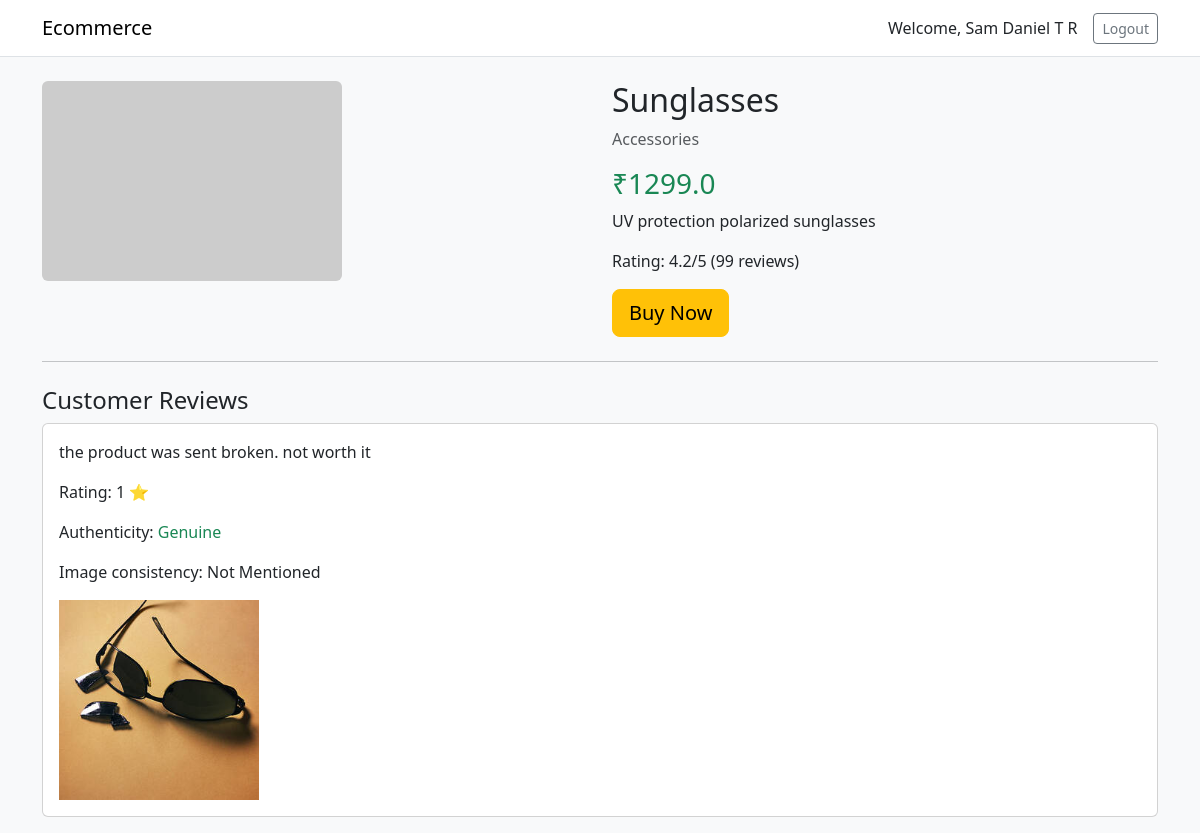
The page /product/45 (signed in) on the database its author committed.
### tables this page shows
CREATE TABLE users (
            user_id INTEGER PRIMARY KEY AUTOINCREMENT,
            name TEXT,
            email TEXT
        , password TEXT);

CREATE TABLE products (
            product_id INTEGER PRIMARY KEY AUTOINCREMENT,
            product_name TEXT,
            category TEXT,
            price REAL
        , image_url TEXT, description TEXT, rating REAL, review_count INTEGER);

CREATE TABLE reviews (
            review_id INTEGER PRIMARY KEY AUTOINCREMENT,
            order_id INTEGER,
            review_text TEXT,
            rating INTEGER,
            sentiment REAL,
            ml_prediction TEXT,
            trust_score REAL,
            status TEXT
        , authenticity TEXT, image_consistency TEXT, image_url TEXT);

### app.py (the view)
@app.route('/product/<int:product_id>')
def product_detail(product_id):
    user = get_logged_in_user()
    db = get_db()
    cursor = db.cursor()
    cursor.execute('SELECT product_id, product_name, category, price, image_url, description, rating, review_count FROM products WHERE product_id = ?', (product_id,))
    product = cursor.fetchone()
    cursor.execute('SELECT review_text, rating, authenticity, image_consistency, image_url FROM reviews WHERE order_id IN (SELECT order_id FROM orders WHERE product_id = ?)', (product_id,))
    reviews = cursor.fetchall()
    cursor.close()
    db.close()
    if product:
        product_data = {
            'product_id': product[0],
            'product_name': product[1],
            'category': product[2],
            'price': product[3],
            'image_url': product[4] or 'https://via.placeholder.com/300x200?text=Product',
            'description': product[5] or 'No description available.',
            'rating': product[6] or 0,
            'review_count': product[7] or 0
        }
        reviews_data = []
        for r in reviews:
            review_text, rating, authenticity, image_consistency, image_url = r
            reviews_data.append({
                'review_text': review_text,
                'rating': rating,
                'authenticity': authenticity,
                'image_consistency': image_consistency,
                'image_url': image_url
            })
        return render_template('product_detail.html', product=product_data, reviews=reviews_data, user=user)
    return 'Product not found'

### app.py (called while the page is built)
def get_logged_in_user():
    if 'user_id' not in session:
        return None
    db = get_db()
    cursor = db.cursor()
    cursor.execute('SELECT user_id, name, email FROM users WHERE user_id = ?', (session['user_id'],))
    row = cursor.fetchone()
    cursor.close()
    db.close()
    if row:
        return {'user_id': row[0], 'name': row[1], 'email': row[2]}
    return None

### db.py (called while the page is built)
def get_db():
    return sqlite3.connect('ecommerce.db')

### templates/product_detail.html (shortened to what this page needs)
<!DOCTYPE html>
<html>
<head>
    <link href="https://cdn.jsdelivr.net/npm/bootstrap@5.3.0/dist/css/bootstrap.min.css" rel="stylesheet">
</head>
<body class="bg-light">
<nav class="navbar navbar-expand-lg navbar-light bg-white border-bottom">
    <div class="container">
        <a class="navbar-brand" href="/">Ecommerce</a>
        <div class="d-flex align-items-center">
            {% if user %}
                <span class="me-3">Welcome, {{ user.name }}</span>
                <a class="btn btn-outline-secondary btn-sm" href="/logout">Logout</a>
            {% else %}
                <a class="btn btn-outline-primary btn-sm me-2" href="/login">Login</a>
                <a class="btn btn-primary btn-sm" href="/register">Register</a>
            {% endif %}
        </div>
    </div>
</nav>
<div class="container mt-4">
    <div class="row">
        <div class="col-md-6">
            <img src="{{ product.image_url }}" class="img-fluid rounded" alt="{{ product.product_name }}">
        </div>
        <div class="col-md-6">
            <h2>{{ product.product_name }}</h2>
            <p class="text-muted">{{ product.category }}</p>
            <h3 class="text-success">₹{{ product.price }}</h3>
            <p>{{ product.description }}</p>
            <p>Rating: {{ '%.1f' | format(product.rating) }}/5 ({{ product.review_count }} reviews)</p>
            <form action="/buy/{{ product.product_id }}" method="POST">
                <button class="btn btn-warning btn-lg">Buy Now</button>
            </form>
        </div>
    </div>
    <hr class="my-4">
    <h4>Customer Reviews</h4>
    {% for r in reviews %}
    <div class="card mb-3">
        <div class="card-body">
            <p>{{ r.review_text }}</p>
            <p>Rating: {{ r.rating }} ⭐</p>
            <p>Authenticity: <span class="text-{{ 'success' if r.authenticity == 'Genuine' else 'danger' }}">{{ r.authenticity }}</span></p>
            <p>Image consistency: {{ r.image_consistency }}</p>
            {% if r.image_url %}
            <img src="{{ r.image_url }}" class="img-fluid" style="max-height: 200px; object-fit: cover;" alt="Review Image">
            {% endif %}
        </div>
    </div>
    {% else %}
    <p>No reviews yet. Be the first to review this product!</p>
    {% endfor %}
</div>
</body>
</html>

### rows shown on the page
users: name "Sam Daniel T R"
products: product_name "Sunglasses", category "Accessories", price "1299.0", description "UV protection polarized sunglasses", rating "4.2", review_count "99"
reviews: review_text "the product was sent broken. not worth it", rating "1", authenticity "Genuine", image_consistency "Not Mentioned", image_url (picture)
